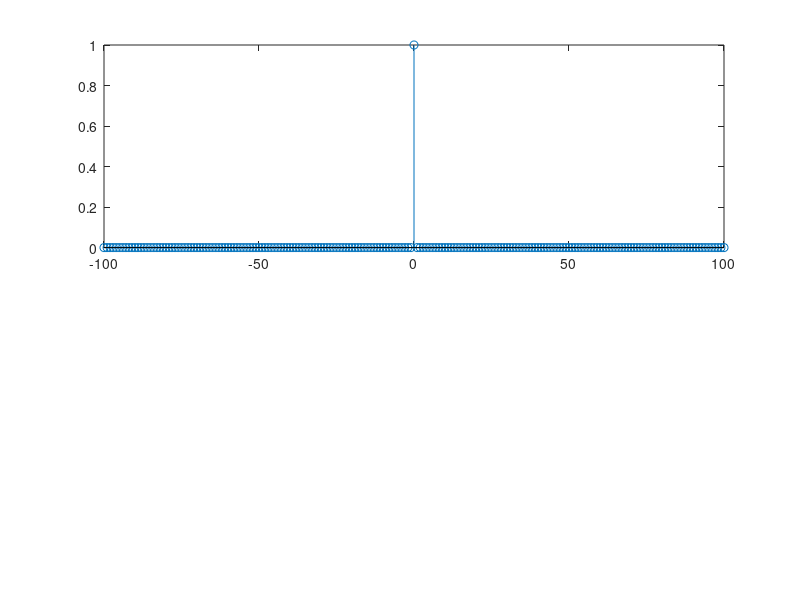

This chart was generated by the following MATLAB code: (Note: this script raises an error after producing the figure.)

clear all
clc
close all

n=-100:1:100;
step_size=0.001*pi;
omega_x=-pi:step_size:pi;

for ii=1:length(n)
    if(n(ii)==0)
        x_n(ii)=1;
    else
        x_n(ii)=0;
    end
end
subplot(2,1,1), stem(n, abs(x_n))
[energy_sqn] = code_4_energy_comp...
(x_n);


for jj=1:length(omega_x)
    for ii=1:length(n)
        expo_x(jj,ii)=exp(-1j*omega_x(jj)...
            *n(ii));
    end
    F_omega(1,jj)=sum(x_n.*expo_x(jj,:));
end

subplot(2,1,2), plot(omega_x/pi, abs(F_omega))
[enery_in_fr] = energy_in_fr_domain...
    (F_omega,step_size);

[enery_in_fr, energy_sqn]
